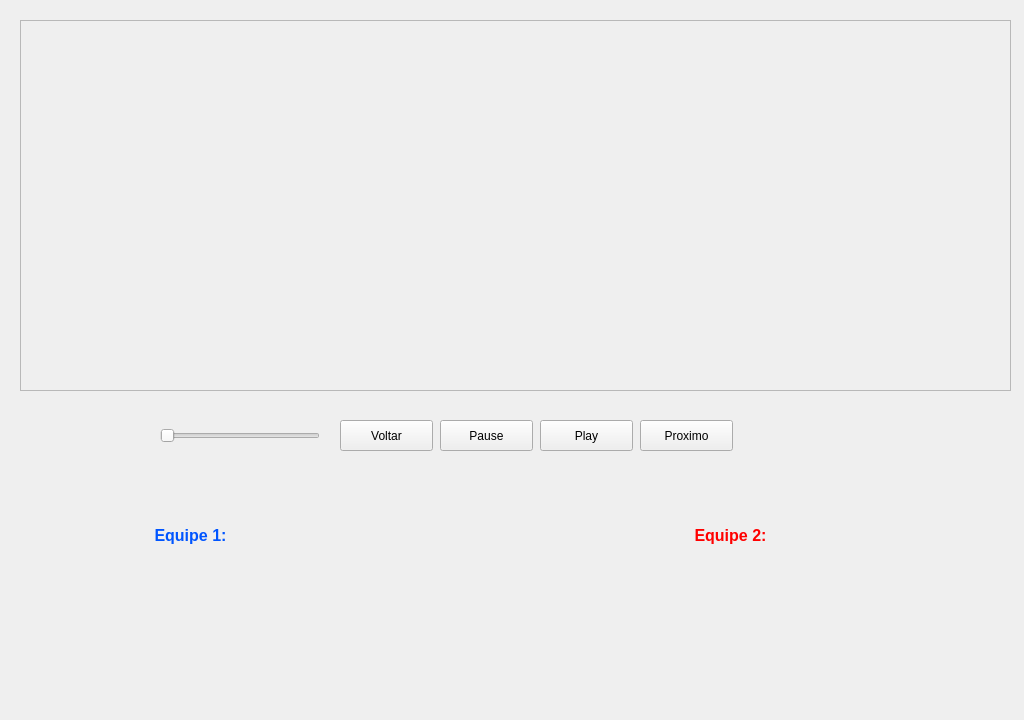
<?xml version="1.0" encoding="UTF-8"?>
<ui version="4.0">
 <class>MainWindow</class>
 <widget class="QMainWindow" name="MainWindow">
  <property name="geometry">
   <rect>
    <x>0</x>
    <y>0</y>
    <width>1024</width>
    <height>720</height>
   </rect>
  </property>
  <property name="windowTitle">
   <string>MainWindow</string>
  </property>
  <widget class="QWidget" name="centralwidget">
   <widget class="QFrame" name="frame">
    <property name="geometry">
     <rect>
      <x>20</x>
      <y>20</y>
      <width>991</width>
      <height>371</height>
     </rect>
    </property>
    <property name="frameShape">
     <enum>QFrame::StyledPanel</enum>
    </property>
    <property name="frameShadow">
     <enum>QFrame::Raised</enum>
    </property>
   </widget>
   <widget class="QPushButton" name="pushButton">
    <property name="geometry">
     <rect>
      <x>440</x>
      <y>420</y>
      <width>93</width>
      <height>31</height>
     </rect>
    </property>
    <property name="text">
     <string>Pause</string>
    </property>
   </widget>
   <widget class="QPushButton" name="pushButton_2">
    <property name="geometry">
     <rect>
      <x>540</x>
      <y>420</y>
      <width>93</width>
      <height>31</height>
     </rect>
    </property>
    <property name="text">
     <string>Play</string>
    </property>
   </widget>
   <widget class="QPushButton" name="pushButton_3">
    <property name="geometry">
     <rect>
      <x>640</x>
      <y>420</y>
      <width>93</width>
      <height>31</height>
     </rect>
    </property>
    <property name="text">
     <string>Proximo</string>
    </property>
   </widget>
   <widget class="QPushButton" name="pushButton_4">
    <property name="geometry">
     <rect>
      <x>340</x>
      <y>420</y>
      <width>93</width>
      <height>31</height>
     </rect>
    </property>
    <property name="text">
     <string>Voltar</string>
    </property>
   </widget>
   <widget class="QSlider" name="horizontalSlider">
    <property name="geometry">
     <rect>
      <x>160</x>
      <y>420</y>
      <width>160</width>
      <height>31</height>
     </rect>
    </property>
    <property name="orientation">
     <enum>Qt::Horizontal</enum>
    </property>
   </widget>
   <widget class="QLabel" name="label">
    <property name="geometry">
     <rect>
      <x>120</x>
      <y>520</y>
      <width>141</width>
      <height>31</height>
     </rect>
    </property>
    <property name="text">
     <string>&lt;html&gt;&lt;head/&gt;&lt;body&gt;&lt;p&gt;&lt;span style=&quot; font-size:12pt; font-weight:600; color:#0055ff;&quot;&gt;Equipe 1:&lt;/span&gt;&lt;/p&gt;&lt;/body&gt;&lt;/html&gt;</string>
    </property>
    <property name="alignment">
     <set>Qt::AlignCenter</set>
    </property>
   </widget>
   <widget class="QLabel" name="label_2">
    <property name="geometry">
     <rect>
      <x>660</x>
      <y>520</y>
      <width>141</width>
      <height>31</height>
     </rect>
    </property>
    <property name="text">
     <string>&lt;html&gt;&lt;head/&gt;&lt;body&gt;&lt;p&gt;&lt;span style=&quot; font-size:12pt; font-weight:600; color:#ff0000;&quot;&gt;Equipe 2:&lt;/span&gt;&lt;/p&gt;&lt;/body&gt;&lt;/html&gt;</string>
    </property>
    <property name="alignment">
     <set>Qt::AlignCenter</set>
    </property>
   </widget>
  </widget>
 </widget>
 <resources/>
 <connections/>
</ui>
